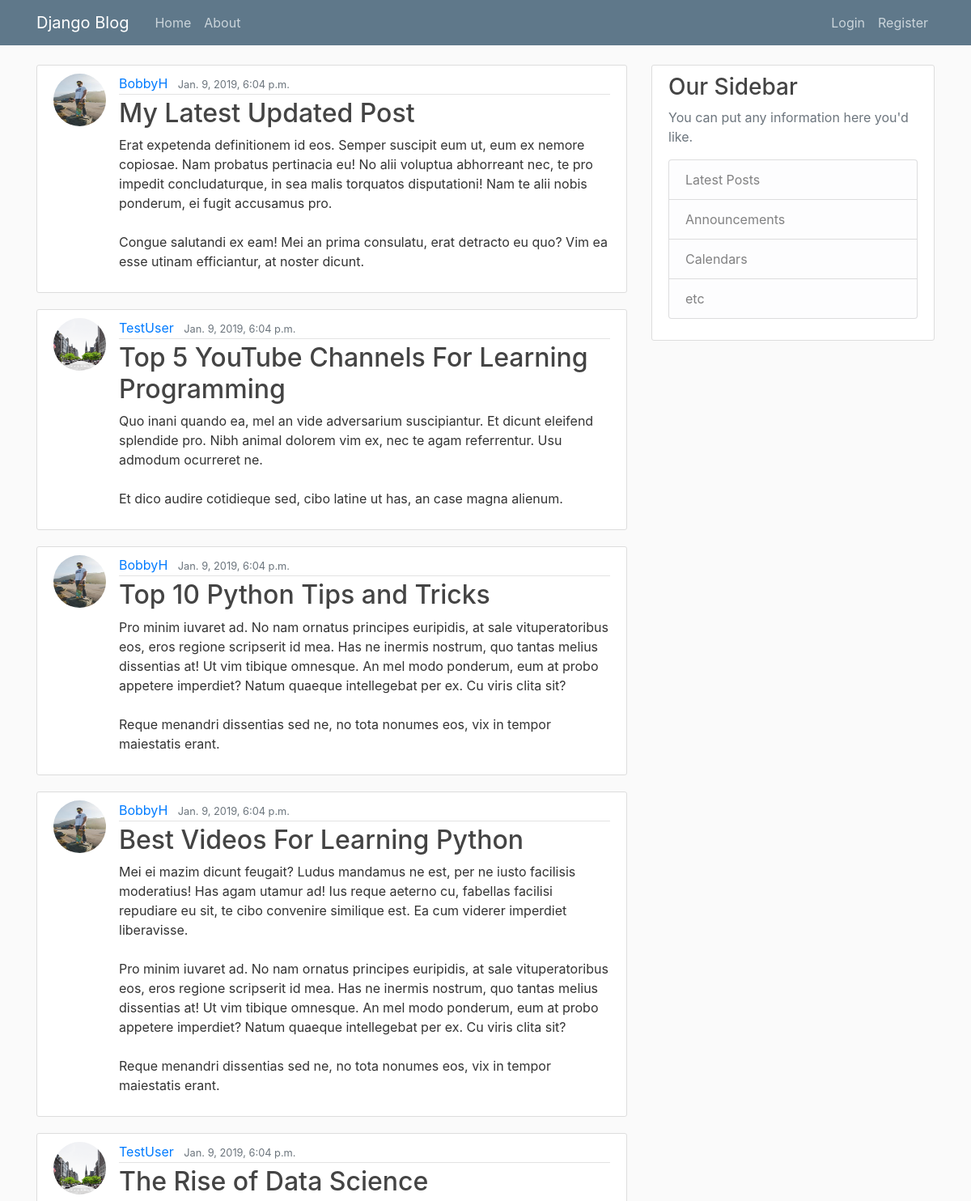
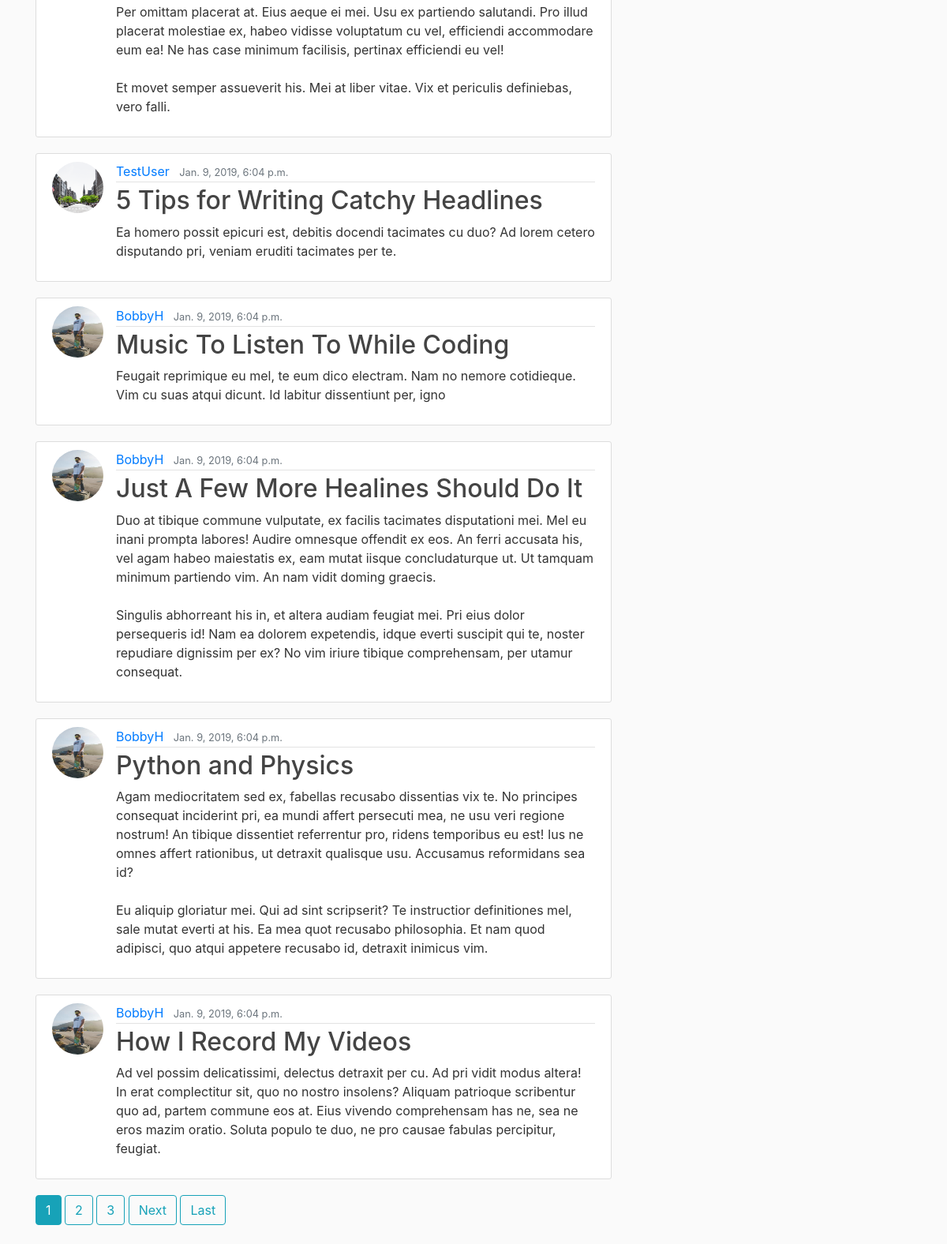
The page / on the database its author committed (2 pictures, top to bottom).
### blog/models.py (models this page shows, shortened)
class Post(models.Model):
    title = models.CharField(max_length =100)
    content = models.TextField()
    date_posted = models.DateTimeField(default=timezone.now)
    author = models.ForeignKey(User, on_delete=models.CASCADE)

### users/models.py (models this page shows, shortened)
class Profile(models.Model):
    user = models.OneToOneField(User, on_delete=models.CASCADE)
    image = models.ImageField(default='default.jpg', upload_to='profile_pics')

### blog/views.py (the view)
# urls.py: path('', PostListView.as_view(), name='blog-home'),
class PostListView(ListView): #feed of post
    model = Post
    template_name = 'blog/home.html'
    context_object_name = 'posts'
    ordering = ['-date_posted'] #newest post will show up first
    paginate_by = 10    # number of post per page

### blog/templates/blog/home.html (shortened to what this page needs)
{% extends "blog/base.html" %}
{% block content %}
  {% for post in posts %}
  <article class="media content-section">
    <img class="rounded-circle article-img" src="{{ post.author.profile.image.url }}">
    <div class="media-body">
      <div class="article-metadata">
        <a class="mr-2" href="{% url 'user-posts' post.author.username %}">{{ post.author }}</a>
        <small class="text-muted">{{ post.date_posted }}</small>
      </div>
      <h2><a class="article-title" href="{% url 'post-detail' post.id %}">{{ post.title }}</a></h2>
      <p class="article-content">{{ post.content }}</p>
    </div>
  </article>
  {% endfor %}
  {% if is_paginated %}
    {% for num in page_obj.paginator.page_range %}
      {% if page_obj.number == num %}
        <a class="btn btn-info mb-4" href="?page={{ num }}">{{ num }}</a>
      {% elif num > page_obj.number|add:'-3' and  num < page_obj.number|add:'3'%}
        <a class="btn btn-outline-info mb-4" href="?page={{ num }}">{{ num }}</a>
      {% endif %}
    {% endfor %}
    {% if page_obj.has_next %}
      <a class="btn btn-outline-info mb-4" href="?page={{ page_obj.next_page_number }}">Next</a>
      <a class="btn btn-outline-info mb-4" href="?page={{ page_obj.paginator.num_pages }}">Last</a>
    {% endif %}
  {% endif  %}
{% endblock content %}

### blog/templates/blog/base.html (shortened to what this page needs)
{% load static %}
<!DOCTYPE html>
<html>
  <head>
    <link rel="stylesheet" href="https://maxcdn.bootstrapcdn.com/bootstrap/4.0.0/css/bootstrap.min.css">
    <link rel="stylesheet" type="text/css" href="{% static 'blog/main.css' %}">
  </head>
  <body>
    <header class="site-header">
      <nav class="navbar navbar-expand-md navbar-dark bg-steel fixed-top">
        <div class="container">
          <a class="navbar-brand mr-4" href="{% url 'blog-home' %}">Django Blog</a>
          <div class="collapse navbar-collapse" id="navbarToggle">
            <div class="navbar-nav mr-auto">
              <a class="nav-item nav-link" href="{% url 'blog-home' %}">Home</a>
              <a class="nav-item nav-link" href="{% url 'blog-about' %}">About</a>
            </div>
            <div class="navbar-nav">
              {% if user.is_authenticated %}
                <a class="nav-item nav-link" href="{% url 'post-create' %}">New Post</a>
                <a class="nav-item nav-link" href="{% url 'profile' %}">Profile</a>
                <a class="nav-item nav-link" href="{% url 'logout' %}">Logout</a>
              {% else %}
                <a class="nav-item nav-link" href="{% url 'login' %}">Login</a>
                <a class="nav-item nav-link" href="{% url 'register' %}">Register</a>
              {% endif %}
            </div>
          </div>
        </div>
      </nav>
    </header>
  <main role="main" class="container">
    <div class="row">
      <div class="col-md-8">
        {% block content %}{% endblock %}
      </div>
      <div class="col-md-4">
        <div class="content-section">
          <h3>Our Sidebar</h3>
          <p class='text-muted'>You can put any information here you'd like.
            <ul class="list-group">
              <li class="list-group-item list-group-item-light">Latest Posts</li>
              <li class="list-group-item list-group-item-light">Announcements</li>
              <li class="list-group-item list-group-item-light">Calendars</li>
              <li class="list-group-item list-group-item-light">etc</li>
            </ul>
          </p>
        </div>
      </div>
    </div>
  </main>
  </body>
</html>

### blog/static/blog/main.css (style rules this page uses)
body { background: #fafafa; color: #333333; margin-top: 5rem; }
h1, h2, h3, h4, h5, h6 { color: #444444; }
ul { margin: 0; }
.bg-steel { background-color: #5f788a; }
.site-header .navbar-nav .nav-link { color: #cbd5db; }
.content-section { background: #ffffff; padding: 10px 20px; border: 1px solid #dddddd; border-radius: 3px; margin-bottom: 20px; }
.article-title { color: #444444; }
.article-content { white-space: pre-line; }
.article-img { height: 65px; width: 65px; margin-right: 16px; }
.article-metadata { padding-bottom: 1px; margin-bottom: 4px; border-bottom: 1px solid #e3e3e3 }

### rows shown on the page
Post: author.profile.image (picture), author "BobbyH", date_posted "Jan. 9, 2019, 6:04 p.m.", title "My Latest Updated Post", content "Erat expetenda definitionem id eos. Semper suscipit eum ut, eum ex nemore copiosae. Nam probatus pertinacia eu! No alii voluptua abhorreant nec, te pro impedit concludaturque, in sea malis torquatos disputationi! Nam te alii nobis ponderum, ei fugit accusamus pro. Congue salutandi ex eam! Mei an prima consulatu, erat detracto eu quo? Vim ea esse utinam efficiantur, at noster dicunt."
Post: author.profile.image (picture), author "TestUser", date_posted "Jan. 9, 2019, 6:04 p.m.", title "Top 5 YouTube Channels For Learning Programming", content "Quo inani quando ea, mel an vide adversarium suscipiantur. Et dicunt eleifend splendide pro. Nibh animal dolorem vim ex, nec te agam referrentur. Usu admodum ocurreret ne. Et dico audire cotidieque sed, cibo latine ut has, an case magna alienum."
Post: author.profile.image (picture), author "BobbyH", date_posted "Jan. 9, 2019, 6:04 p.m.", title "Top 10 Python Tips and Tricks", content "Pro minim iuvaret ad. No nam ornatus principes euripidis, at sale vituperatoribus eos, eros regione scripserit id mea. Has ne inermis nostrum, quo tantas melius dissentias at! Ut vim tibique omnesque. An mel modo ponderum, eum at probo appetere imperdiet? Natum quaeque intellegebat per ex. Cu viris clita sit? Reque menandri dissentias sed ne, no tota nonumes eos, vix in tempor maiestatis erant."
Post: author.profile.image (picture), author "BobbyH", date_posted "Jan. 9, 2019, 6:04 p.m.", title "Best Videos For Learning Python", content "Mei ei mazim dicunt feugait? Ludus mandamus ne est, per ne iusto facilisis moderatius! Has agam utamur ad! Ius reque aeterno cu, fabellas facilisi repudiare eu sit, te cibo convenire similique est. Ea cum viderer imperdiet liberavisse. Pro minim iuvaret ad. No nam ornatus principes euripidis, at sale vituperatoribus eos, eros regione scripserit id mea. Has ne inermis nostrum, quo tantas melius dissentias at! Ut vim tibique omnesque. An mel modo ponderum, eum at probo appetere imperdiet? Natum quaeque intellegebat per ex. Cu viris clita sit? Reque menandri dissentias sed ne, no tota nonumes eos, vix in tempor maiestatis erant."
Post: author.profile.image (picture), author "TestUser", date_posted "Jan. 9, 2019, 6:04 p.m.", title "The Rise of Data Science", content "Per omittam placerat at. Eius aeque ei mei. Usu ex partiendo salutandi. Pro illud placerat molestiae ex, habeo vidisse voluptatum cu vel, efficiendi accommodare eum ea! Ne has case minimum facilisis, pertinax efficiendi eu vel! Et movet semper assueverit his. Mei at liber vitae. Vix et periculis definiebas, vero falli."
Post: author.profile.image (picture), author "TestUser", date_posted "Jan. 9, 2019, 6:04 p.m.", title "5 Tips for Writing Catchy Headlines", content "Ea homero possit epicuri est, debitis docendi tacimates cu duo? Ad lorem cetero disputando pri, veniam eruditi tacimates per te."
Post: author.profile.image (picture), author "BobbyH", date_posted "Jan. 9, 2019, 6:04 p.m.", title "Music To Listen To While Coding", content "Feugait reprimique eu mel, te eum dico electram. Nam no nemore cotidieque. Vim cu suas atqui dicunt. Id labitur dissentiunt per, igno"
Post: author.profile.image (picture), author "BobbyH", date_posted "Jan. 9, 2019, 6:04 p.m.", title "Just A Few More Healines Should Do It", content "Duo at tibique commune vulputate, ex facilis tacimates disputationi mei. Mel eu inani prompta labores! Audire omnesque offendit ex eos. An ferri accusata his, vel agam habeo maiestatis ex, eam mutat iisque concludaturque ut. Ut tamquam minimum partiendo vim. An nam vidit doming graecis. Singulis abhorreant his in, et altera audiam feugiat mei. Pri eius dolor persequeris id! Nam ea dolorem expetendis, idque everti suscipit qui te, noster repudiare dignissim per ex? No vim iriure tibique comprehensam, per utamur consequat."
Post: author.profile.image (picture), author "BobbyH", date_posted "Jan. 9, 2019, 6:04 p.m.", title "Python and Physics", content "Agam mediocritatem sed ex, fabellas recusabo dissentias vix te. No principes consequat inciderint pri, ea mundi affert persecuti mea, ne usu veri regione nostrum! An tibique dissentiet referrentur pro, ridens temporibus eu est! Ius ne omnes affert rationibus, ut detraxit qualisque usu. Accusamus reformidans sea id? Eu aliquip gloriatur mei. Qui ad sint scripserit? Te instructior definitiones mel, sale mutat everti at his. Ea mea quot recusabo philosophia. Et nam quod adipisci, quo atqui appetere recusabo id, detraxit inimicus vim."
Post: author.profile.image (picture), author "BobbyH", date_posted "Jan. 9, 2019, 6:04 p.m.", title "How I Record My Videos", content "Ad vel possim delicatissimi, delectus detraxit per cu. Ad pri vidit modus altera! In erat complectitur sit, quo no nostro insolens? Aliquam patrioque scribentur quo ad, partem commune eos at. Eius vivendo comprehensam has ne, sea ne eros mazim oratio. Soluta populo te duo, ne pro causae fabulas percipitur, feugiat."

### other values the page prints
{{ num }} "1"
{{ num }} "2" "3"
